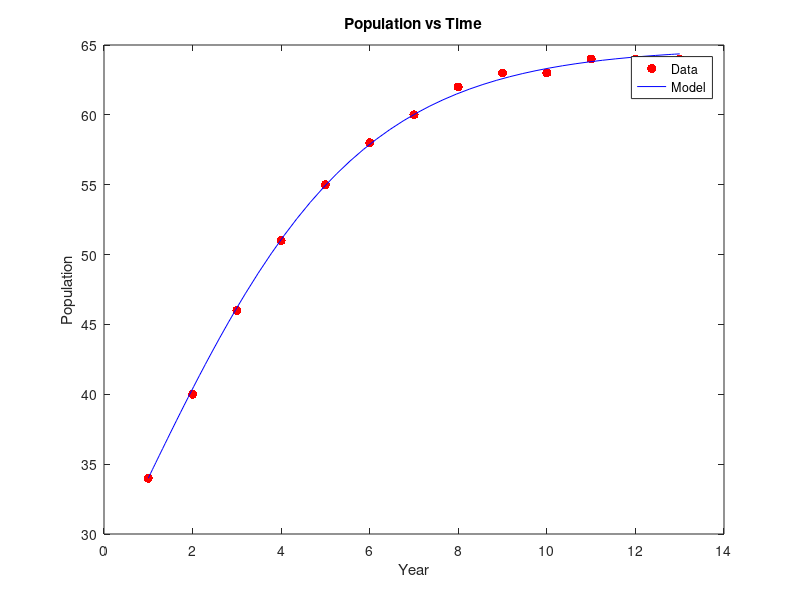

The MATLAB source for this figure:
years = 1:13;
population = [34,40,46,51,55,58,60,62,63,63,64,64,64];

plot(years, population, '.r', 'MarkerSize', 20); hold on

r = 0.40490;
K = 64.81798;
f = @(t,N) r*N*(1 - N/K);

[t,N] = ode45(f, [1 13], 34);

plot(t, N, 'b-');
xlabel('Year'); ylabel('Population');
legend('Data', 'Model');
title('Population vs Time');
hold off

model_values = interp1(t, N, years);

error = sum((population - model_values).^2);
disp(['Squared error = ', num2str(error)]);
